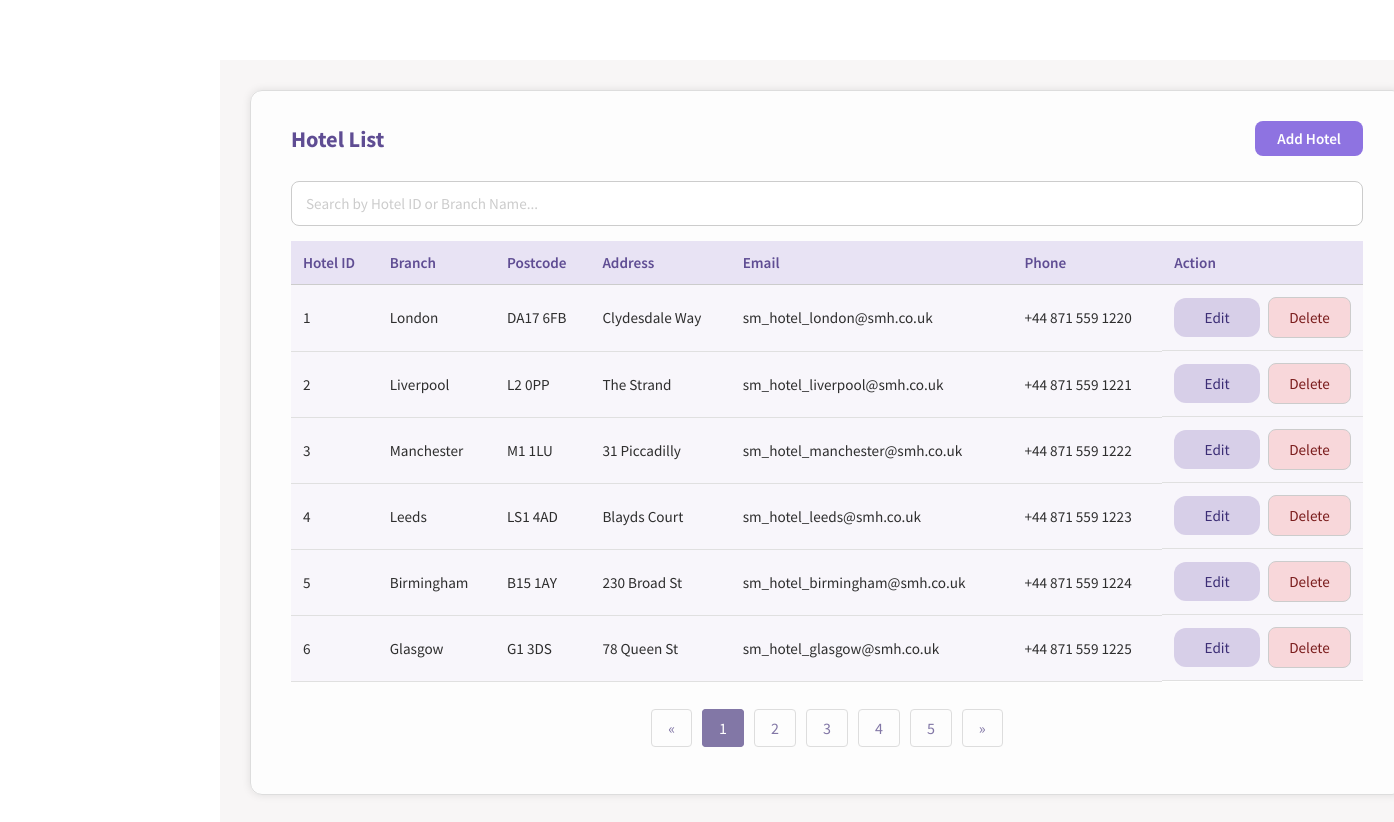
Page /hotel.php (signed in) on the committed database.
### tables this page shows
CREATE TABLE HOTEL(
HOTEL_ID INTEGER NOT NULL PRIMARY KEY AUTOINCREMENT,
HOTEL_NAME TEXT NOT NULL,
HOTEL_ADDRESS TEXT NOT NULL,
CITY TEXT NOT NULL,
POSTCODE TEXT NOT NULL,
HOTEL_TELNO TEXT NOT NULL UNIQUE,
HOTEL_EMAIL TEXT NOT NULL UNIQUE
);

### functions.php (the view, shortened to what this page needs)
<?php
function createDB()
{
    $db = new SQLite3('hotelSQL.db');
    $db->exec("PRAGMA foreign_keys = ON");
    return $db;
}
function HotelList($editingId = null)
{
    $db = createDB();
    $select_query = "SELECT * FROM HOTEL";
    $result = $db->query($select_query);
    while ($row = $result->fetchArray(SQLITE3_ASSOC)) {
        if ($editingId == $row['HOTEL_ID']) {
            echo "<form method='post'><tr>";
            echo "<td>" . $row['HOTEL_ID'] . "</td>";
            echo "<input type='hidden' name='hotel-id' value='" . $row['HOTEL_ID'] . "'>";
            echo "<td>
                    <input type='text' name='city'
                           value='" . htmlspecialchars($row['CITY']) . "' required>
                  </td>";
            echo "<td>
                    <input type='text' name='postcode'
                           value='" . htmlspecialchars($row['POSTCODE']) . "' required>
                  </td>";
            echo "<td>
                    <input type='text' name='address'
                           value='" . htmlspecialchars($row['HOTEL_ADDRESS']) . "' required>
                  </td>";
            echo "<td>
                    <input type='email' name='email'
                           value='" . htmlspecialchars($row['HOTEL_EMAIL']) . "' required>
                  </td>";
            echo "<td>
                    <input type='text' name='tel-no'
                           value='" . htmlspecialchars($row['HOTEL_TELNO']) . "' required>
                  </td>";
            echo "<td>
                    <input type='submit' class='submit-btn' name='save' value='Save'>
                    <input type='submit' class='delete-button-in-list' name='cancel' value='Cancel'>
                  </td>";
            echo "</tr></form>";
        } else {
            echo "<form method='post'><tr>";
            echo "<td>" . $row['HOTEL_ID'] . "</td>";
            echo "<td>" . $row['CITY'] . "</td>";
            echo "<td>" . $row['POSTCODE'] . "</td>";
            echo "<td>" . $row['HOTEL_ADDRESS'] . "</td>";
            echo "<td>" . $row['HOTEL_EMAIL'] . "</td>";
            echo "<td>" . $row['HOTEL_TELNO'] . "</td>";
            echo "<td>
                    <input type='hidden' name='hotel-id' value='" . $row['HOTEL_ID'] . "'>
                    <input type='submit' class='edit-button-in-list' name='edit' value='Edit'>
                    <input type='button' class='delete-button-in-list' name='delete' value='Delete'>
                  </td>";
            echo "</tr></form>";
        }
    }
}
?>

### style.css (style rules this page uses)
html, body { margin: 0; padding: 0; box-sizing: border-box; }
*, *::before, *::after { box-sizing: inherit; }
* { font-family: "Source Sans Pro", Helvetica, sans-serif; }
input::placeholder { color: #ccc; }
.base-table td { padding: 12px; border-bottom: 1px solid #e0e0e0; }
.base-table td:last-child { display: flex; justify-content: flex-start; align-items: center; gap: 8px; }
.base-table tr:nth-child(even) { background-color: #f8f6fb; }
.add-container input { padding: 10px; border: 1px solid #ccc; border-radius: 8px; font-size: 0.95rem; background-color: #fff; transition: border-color 0.3s, box-shadow 0.3s; }
.add-container td input[type="submit"] { padding: 10px 28px; border: none; border-radius: 12px; font-size: 0.95rem; font-weight: 500; cursor: pointer; }
.add-container .edit-button-in-list { background-color: #d7cfe8; color: #3b2d75; }
.add-container .delete-button-in-list { background-color: #f8d7da; color: #7a1c1c; }
.base-form input, .add-container input, .add-container select, .base-form select { width: 50%; max-width: 100%; }
.edit-button-in-list, .delete-button-in-list { cursor: pointer; }

### rows in the picture
hotel: HOTEL_ID "1", CITY "London", POSTCODE "DA17 6FB", HOTEL_ADDRESS "Clydesdale Way", HOTEL_EMAIL "sm_hotel_london@smh.co.uk", HOTEL_TELNO "+44 871 559 1220"
hotel: HOTEL_ID "2", CITY "Liverpool", POSTCODE "L2 0PP", HOTEL_ADDRESS "The Strand", HOTEL_EMAIL "sm_hotel_liverpool@smh.co.uk", HOTEL_TELNO "+44 871 559 1221"
hotel: HOTEL_ID "3", CITY "Manchester", POSTCODE "M1 1LU", HOTEL_ADDRESS "31 Piccadilly", HOTEL_EMAIL "sm_hotel_manchester@smh.co.uk", HOTEL_TELNO "+44 871 559 1222"
hotel: HOTEL_ID "4", CITY "Leeds", POSTCODE "LS1 4AD", HOTEL_ADDRESS "Blayds Court", HOTEL_EMAIL "sm_hotel_leeds@smh.co.uk", HOTEL_TELNO "+44 871 559 1223"
hotel: HOTEL_ID "5", CITY "Birmingham", POSTCODE "B15 1AY", HOTEL_ADDRESS "230 Broad St", HOTEL_EMAIL "sm_hotel_birmingham@smh.co.uk", HOTEL_TELNO "+44 871 559 1224"
hotel: HOTEL_ID "6", CITY "Glasgow", POSTCODE "G1 3DS", HOTEL_ADDRESS "78 Queen St", HOTEL_EMAIL "sm_hotel_glasgow@smh.co.uk", HOTEL_TELNO "+44 871 559 1225"
